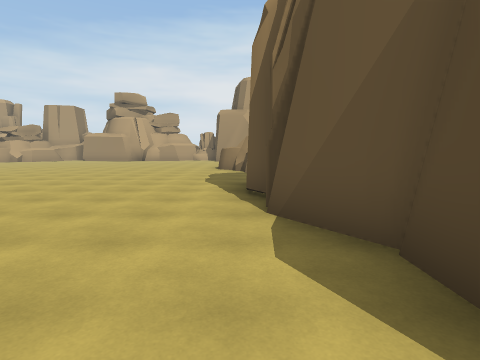
view 1 (above)

19 first-person views from a walk through a Unity game level. The camera is 1.5 m above the floor, tilts 6° down and sees 80° across. The floor is counted in squares, 2 m on a side. Each view is taken from the middle of a square. On the plan, view 1 faces up. The plan holds only what a view shows up to about 10 squares ahead; the rest is blank. The place goes on beyond the plan. The player is left out.

view 2
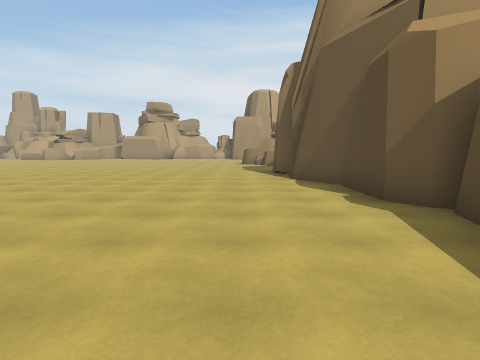

view 3
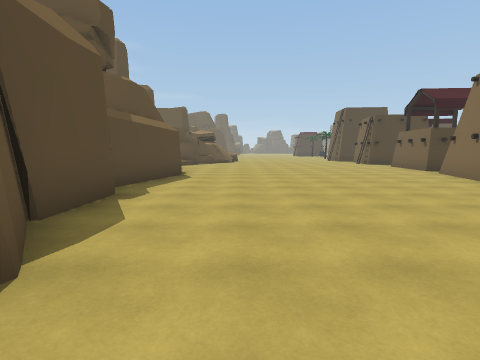

view 4
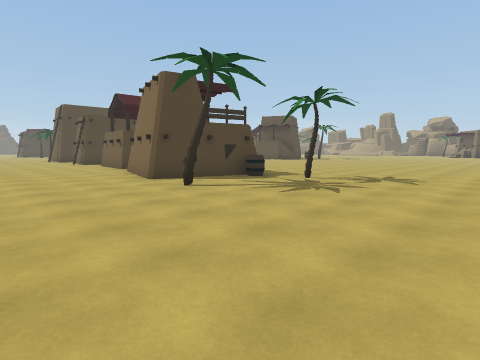

view 5
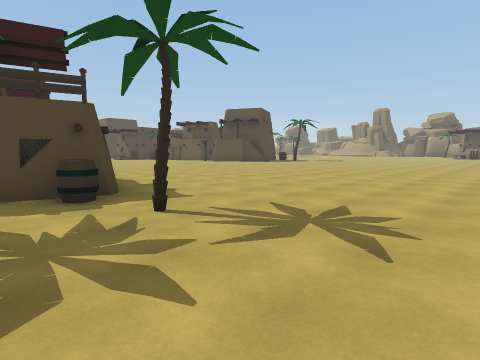

view 6
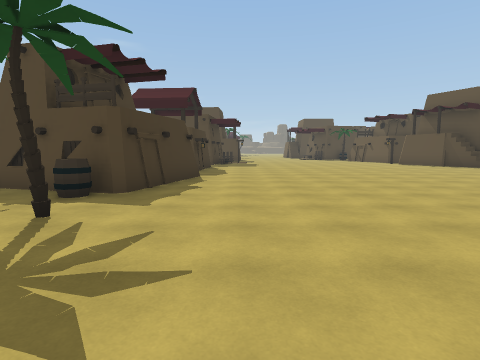

view 7
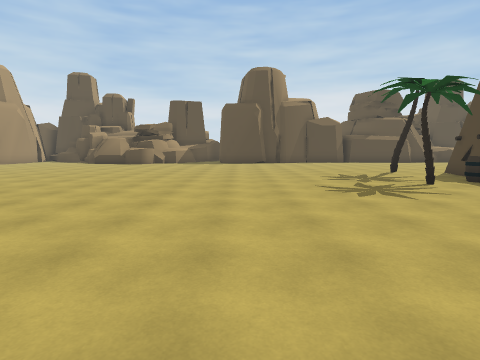

view 8
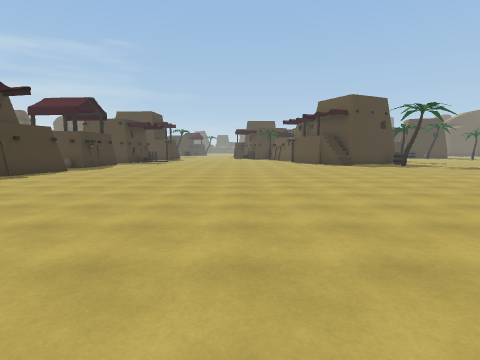

view 9
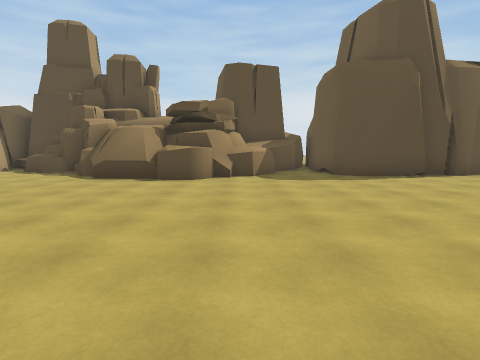

view 10
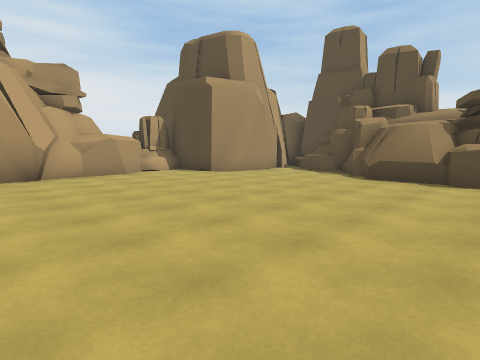

view 11
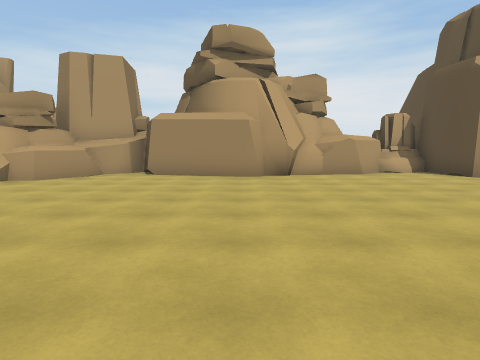

view 12
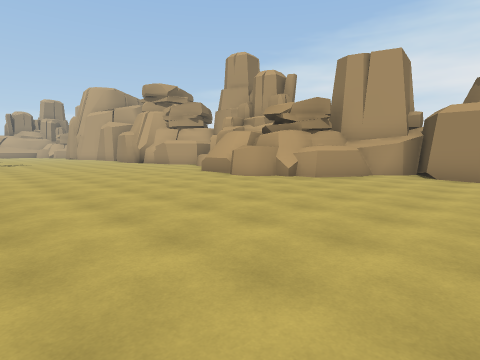

view 13
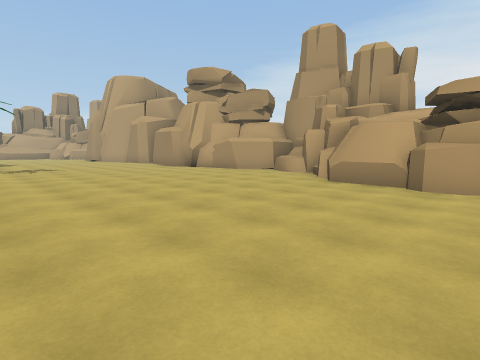

view 14
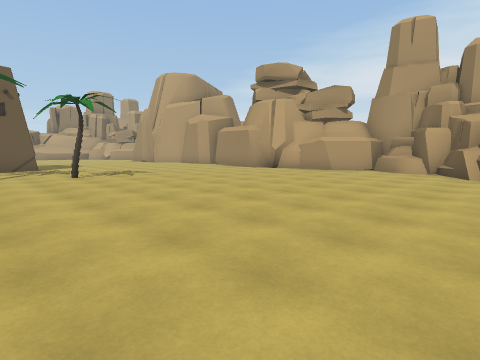

view 15
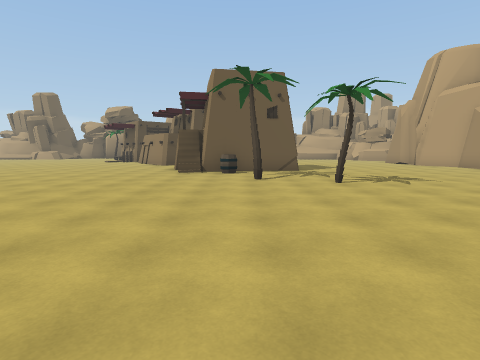

view 16
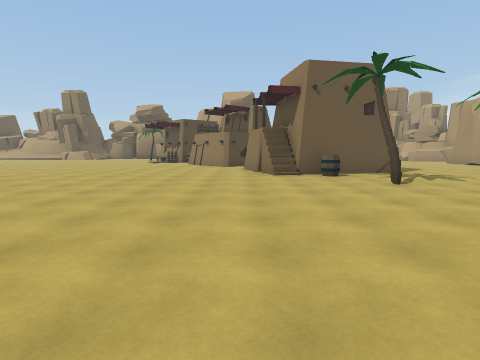

view 17
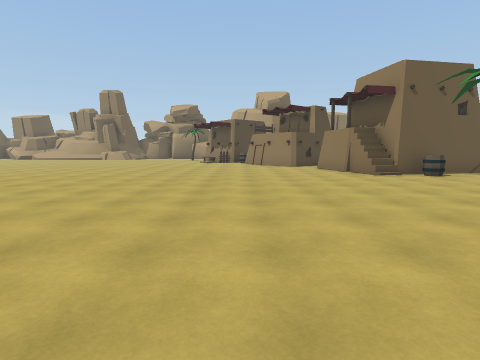

view 18
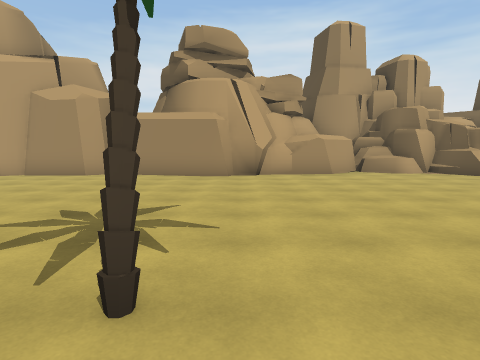

view 19
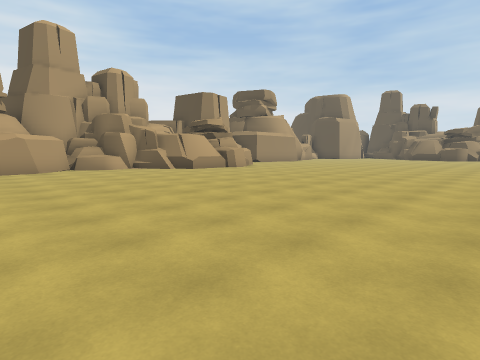

### Floor plan
Key: @ floor where view 1 was taken; # wall or solid block; . floor; = window, fence, low wall or low ledge; H house; T palm tree; B barrel.
Columns run from 30 left of view 1 to 2 right of it. Each row starts with its distance up from view 1.
 20         ####     ##########..#
 19 #########.=##    #...........#
 18 ............######............
 17 ...............#................#
 16 ................................#
 15  ..............................##
 14 ..............................##
 13 ..............................#
 12 ..............................#
 11  ...T.........................#
 10  #............................##
  9 ##B.T..........................##
  8 #H...........   .................
  7 HH........   . ................##
  6 ........... ..................##
  5 .......... ...................##
  4 ...............................#
  3 ...............................#
  2 ....................T..........##
  1 .......................T.......##
  0 ....................HB........@.#
 -1 ....................HHHH........#
 -2 ....................HHHH........#
 -3 .... ...............HHHH.......##
 -4 ...        .........  H........#
 -5            .........  H........

Positions as (right, up) in squares from view 1, and headings:
1: (0, 0), facing up
2: (-1, -4), facing up
3: (-1, 5), facing down
4: (-3, 6), facing down-left
5: (-8, 5), facing down-left
6: (-12, 5), facing down
7: (-16, 6), facing right
8: (-17, 7), facing down
9: (-8, 10), facing right
10: (-8, 11), facing up-right
11: (-8, 11), facing up
12: (-9, 11), facing up-left
13: (-14, 11), facing up-left
14: (-17, 9), facing up-left
15: (-19, 9), facing left
16: (-20, 6), facing left
17: (-20, 3), facing left
18: (-25, 10), facing up
19: (-24, 8), facing up-right
